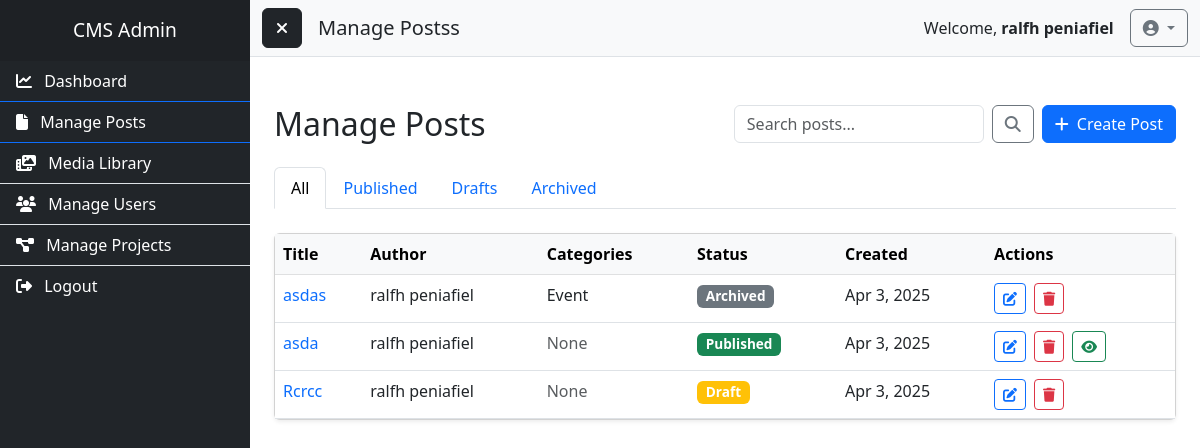
The page /dashboard/posts.php (signed in) on the database its author committed.
### tables this page shows
CREATE TABLE `posts` (
  `id` int(11) NOT NULL,
  `title` varchar(255) NOT NULL,
  `content` text NOT NULL,
  `status` enum('draft','published','archived') DEFAULT 'draft',
  `user_id` int(11) NOT NULL,
  `created_at` timestamp NOT NULL DEFAULT current_timestamp(),
  `updated_at` timestamp NOT NULL DEFAULT current_timestamp() ON UPDATE current_timestamp(),
  `slug` varchar(255) DEFAULT NULL,
  `excerpt` text DEFAULT NULL,
  `featured_image` int(11) DEFAULT NULL
);

CREATE TABLE `users` (
  `id` int(11) NOT NULL,
  `name` varchar(100) NOT NULL,
  `email` varchar(150) NOT NULL,
  `password` varchar(255) NOT NULL,
  `role_id` int(11) NOT NULL,
  `created_at` timestamp NOT NULL DEFAULT current_timestamp(),
  `last_login` timestamp NULL DEFAULT NULL,
  `is_active` tinyint(1) DEFAULT 1
);

### dashboard/posts.php (the view, shortened to what this page needs)
<?php
require_once ROOT_PATH . '/config/db.php';
$currentPage = max(1, isset($_GET['page']) ? (int)$_GET['page'] : 1);
$perPage = 10;
$offset = ($currentPage - 1) * $perPage;
$baseQuery = "SELECT p.*, u.name as author_name,
             (SELECT GROUP_CONCAT(c.name SEPARATOR ', ')
              FROM post_categories pc
              JOIN categories c ON pc.category_id = c.id
              WHERE pc.post_id = p.id) as category_names
             FROM posts p
             JOIN users u ON p.user_id = u.id";
$params = [];
$types = [];
$query = $baseQuery;
$query .= " ORDER BY p.created_at DESC LIMIT ? OFFSET ?";
$params[] = $perPage;
$params[] = $offset;
$types[] = PDO::PARAM_INT;
$types[] = PDO::PARAM_INT;
try {
    $stmt = $conn->prepare($query);
    foreach ($params as $i => $param) {
        $stmt->bindValue($i+1, $param, $types[$i]);
    }
    $stmt->execute();
    $posts = $stmt->fetchAll(PDO::FETCH_ASSOC);
} catch (PDOException $e) {
    error_log("Post Query Error: " . $e->getMessage());
    $_SESSION['error_message'] = "Database error occurred. Please try again.";
    $posts = [];
    $totalPages = 1;
}
?>
<?php
    $allParams = $_GET;
    $allParams['status'] = 'all';
    unset($allParams['page']);
    $publishedParams = $_GET;
    $publishedParams['status'] = 'published';
    unset($publishedParams['page']);
    $draftParams = $_GET;
    $draftParams['status'] = 'draft';
    unset($draftParams['page']);
    $archivedParams = $_GET;
    $archivedParams['status'] = 'archived';
    unset($archivedParams['page']);
?>
<?php
require_once 'header.php';
?>
<div class="container-fluid mt-4">
    <link href="https://cdn.jsdelivr.net/npm/bootstrap@5.3.0/dist/css/bootstrap.min.css" rel="stylesheet">
    <link rel="stylesheet" href="https://cdnjs.cloudflare.com/ajax/libs/font-awesome/6.4.0/css/all.min.css">
</head>
<body>
    <div class="container-fluid py-4">
        <div class="d-flex flex-column flex-md-row justify-content-between align-items-md-center mb-4 gap-3">
            <h2 class="mb-0">Manage Posts</h2>
            <div class="d-flex flex-column flex-md-row gap-2">
                <form method="GET" class="d-flex search-box">
                    <input type="text" name="search" class="form-control" placeholder="Search posts..."
                           value="<?= isset($_GET['search']) ? htmlspecialchars($_GET['search']) : '' ?>">
                    <button type="submit" class="btn btn-outline-secondary ms-2">
                        <i class="fas fa-search"></i>
                    </button>
                </form>
                <button class="btn btn-primary" data-bs-toggle="modal" data-bs-target="#createPostModal">
                    <i class="fas fa-plus me-2"></i>Create Post
                </button>
            </div>
        </div>
        <ul class="nav nav-tabs mb-4">
            <li class="nav-item">
            <a class="nav-link <?= !isset($_GET['status']) || $_GET['status'] === 'all' ? 'active' : '' ?>"
            href="?<?= http_build_query($allParams) ?>">All</a>
            </li>
            <li class="nav-item">
                <a class="nav-link <?= isset($_GET['status']) && $_GET['status'] === 'published' ? 'active' : '' ?>"
                href="?<?= http_build_query($publishedParams) ?>">Published</a>
            </li>
            <li class="nav-item">
                <a class="nav-link <?= isset($_GET['status']) && $_GET['status'] === 'draft' ? 'active' : '' ?>"
                href="?<?= http_build_query($draftParams) ?>">Drafts</a>
            </li>
            <li class="nav-item">
                <a class="nav-link <?= isset($_GET['status']) && $_GET['status'] === 'archived' ? 'active' : '' ?>"
                href="?<?= http_build_query($archivedParams) ?>">Archived</a>
            </li>
        </ul>
        <div class="card shadow-sm">
            <div class="card-body p-0">
                <div class="table-responsive">
                    <table class="table table-hover mb-0">
                        <thead class="table-light">
                            <tr>
                                <th>Title</th>
                                <th>Author</th>
                                <th>Categories</th>
                                <th>Status</th>
                                <th>Created</th>
                                <th>Actions</th>
                            </tr>
                        </thead>
                        <tbody>
                            <?php if (empty($posts)): ?>
                                <tr>
                                    <td colspan="6" class="text-center py-4">No posts found</td>
                                </tr>
                            <?php else: ?>
                                <?php foreach ($posts as $post): ?>
                                <tr>
                                    <td>
                                        <a href="edit_post.php?id=<?= $post['id'] ?>" class="post-title text-decoration-none">
                                            <?= htmlspecialchars($post['title']) ?>
                                        </a>
                                    </td>
                                    <td><?= htmlspecialchars($post['author_name']) ?></td>
                                    <td>
                                        <?php if (!empty($post['category_names'])): ?>
                                            <?= htmlspecialchars($post['category_names']) ?>
                                        <?php else: ?>
                                            <span class="text-muted">None</span>
                                        <?php endif; ?>
                                    </td>
                                    <td>
                                        <span class="badge status-badge bg-<?=
                                            $post['status'] === 'published' ? 'success' :
                                            ($post['status'] === 'draft' ? 'warning' : 'secondary')
                                        ?>">
                                            <?= ucfirst($post['status']) ?>
                                        </span>
                                    </td>
                                    <td><?= date('M j, Y', strtotime($post['created_at'])) ?></td>
                                    <td>
                                        <div class="d-flex action-buttons gap-2">
                                            <a href="edit_post.php?id=<?= $post['id'] ?>" class="btn btn-sm btn-outline-primary" title="Edit">
                                                <i class="fas fa-edit"></i>
                                            </a>
                                            <form method="POST" action="delete_post.php" class="d-inline">
                                                <button type="submit" class="btn btn-sm btn-outline-danger"
                                                        title="Delete"
                                                        onclick="return confirm('Are you sure you want to delete this post?')">
                                                    <i class="fas fa-trash"></i>
                                                </button>
                                            </form>
                                            <?php if ($post['status'] === 'published'): ?>
                                                <a href="../post/<?= $post['slug'] ?>" class="btn btn-sm btn-outline-success" title="View" target="_blank">
                                                    <i class="fas fa-eye"></i>
                                                </a>
                                            <?php endif; ?>
                                        </div>
                                    </td>
                                </tr>
                                <?php endforeach; ?>
                            <?php endif; ?>
                        </tbody>
                    </table>
                </div>
            </div>
        </div>
    </div>
<?php
require_once 'footer.php';
?>

### dashboard/header.php (style rules this page uses)
:root { --sidebar-width: 250px; }
* { box-sizing: border-box; }
body { margin: 0; padding: 0; overflow-x: hidden; }
.status-badge { padding: 0.35em 0.65em; font-size: 0.75em; }

### dashboard/posts.php (style rules this page uses)
.table-responsive { overflow-x: auto; }
.status-badge { font-size: 0.85rem; }
.action-buttons .btn { padding: 0.25rem 0.5rem; font-size: 0.875rem; }
.post-title { font-weight: 500; }
.search-box { max-width: 300px; }

### rows shown on the page
posts: title "asdas", user.name "ralfh peniafiel", category_names "Event", status "Archived", created_at "Apr 3, 2025"
posts: title "asda", user.name "ralfh peniafiel", shows "None", status "Published", created_at "Apr 3, 2025"
posts: title "Rcrcc", user.name "ralfh peniafiel", shows "None", status "Draft", created_at "Apr 3, 2025"

### other values the page prints
$page_title "Manage Postss"
$_SESSION["user_name"] "ralfh peniafiel"
